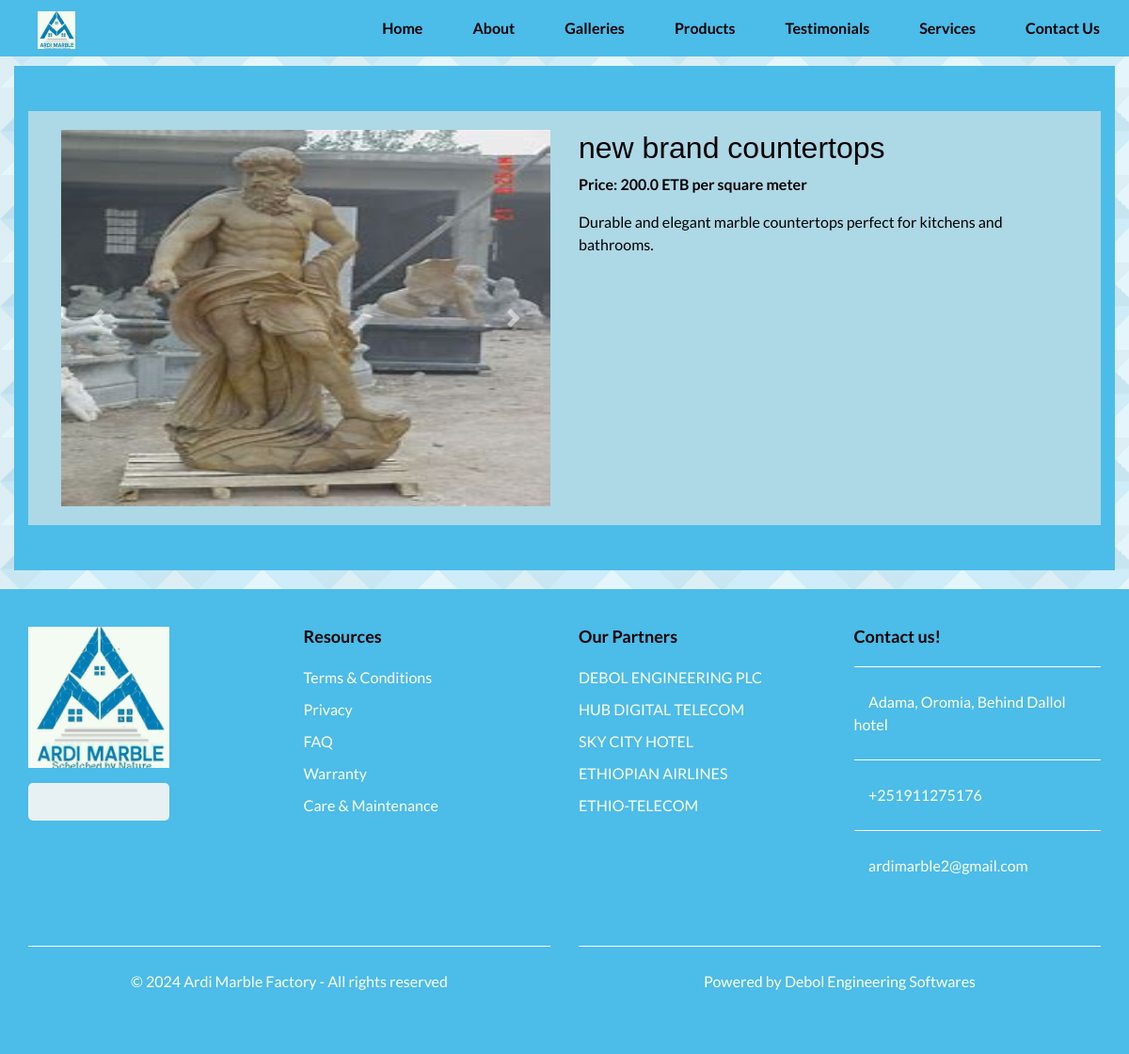
Page /products/6/ on the committed database.
### ardi/models.py (models this page shows, shortened)
class ProductImage(models.Model):
    product = models.ForeignKey(Product, related_name='images', on_delete=models.CASCADE)
    image = models.ImageField(upload_to='images/')

class Product(models.Model):
    category = models.CharField(max_length=100, default='marble')
    name = models.CharField(max_length=100)
    quantity = models.IntegerField()
    area = models.CharField(max_length=100)
    price = models.FloatField()
    description = models.TextField(null=True, blank=True)

### ardi/views.py (the view)
# urls.py: path('products/<int:id>/', product_detail, name='product_detail'),
def product_detail(request, id):
    product = get_object_or_404(Product, id=id)
    return render(request, 'front/product_detail.html', {'product': product})

### templates/front/product_detail.html (shortened to what this page needs)
{% extends "front/base.html" %}
{% block content %}
<section class="product_detail_section py-5">
    <div class="container">
        <div class="row" style="background-color: lightblue; padding: 20px;">
            <div class="col-md-6" >
                <div id="carouselProductDetail" class="carousel slide" data-ride="carousel" >
                    <div class="carousel-inner">
                        {% for image in product.images.all %}
                            <div class="carousel-item {% if forloop.first %}active{% endif %}" style="height: 400px;">
                                <img src="{{ image.image.url }}" alt="{{ product.name }}" class="d-block w-100 h-100 img-fluid" >
                            </div>
                        {% endfor %}
                    </div>
                    <a class="carousel-control-prev" href="#carouselProductDetail" role="button" data-slide="prev">
                        <span class="carousel-control-prev-icon" aria-hidden="true"></span>
                    </a>
                    <a class="carousel-control-next" href="#carouselProductDetail" role="button" data-slide="next">
                        <span class="carousel-control-next-icon" aria-hidden="true"></span>
                    </a>
                </div>
            </div>
            <div class="col-md-6">
                <h2>{{ product.name }}</h2>
                <p><strong>Price: {{ product.price }} ETB per square meter</strong></p>
                <p>{{ product.description }}</p>
            </div>
        </div>
    </div>
</section>
{% endblock %}

### static/css/style.css (style rules this page uses)
body { font-family: 'Lato', sans-serif; color: #040000; }
h1, h2 { font-family: 'Merriweather Sans', sans-serif; }
a, a:hover, a:focus { text-decoration: none; }

### static/css/responsive.css (style rules this page uses)
@media (min-width: 1200px) { .container { max-width: 1170px; } }

### rows in the picture
ProductImage: image (picture)
Product: name "new brand countertops", price "200.0", description "Durable and elegant marble countertops perfect for kitchens and bathrooms."
